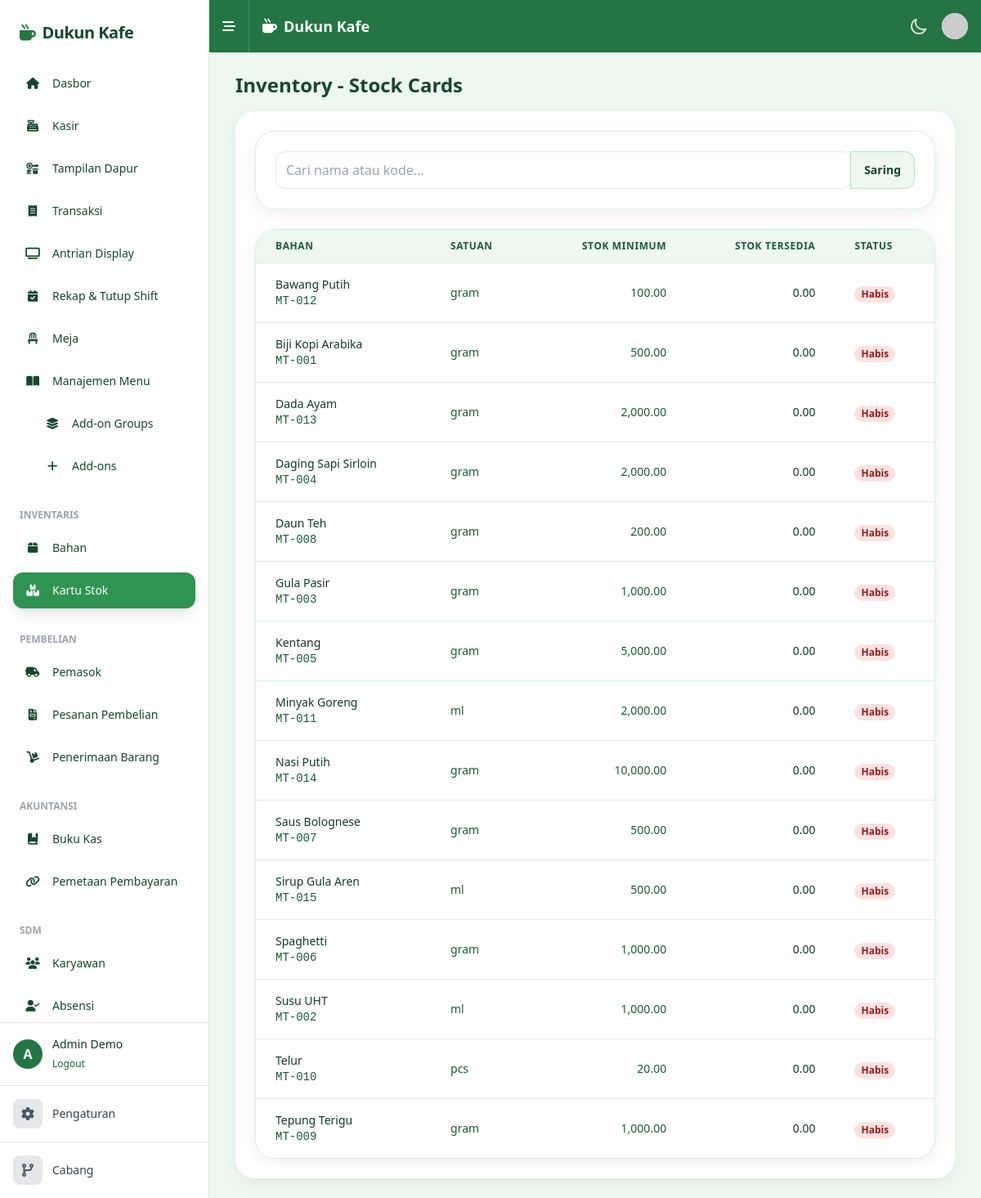
Page /public/index.php?page=inventory/stock (signed in) on the committed database.
### tables this page shows
CREATE TABLE `materials` (
  `id` int(11) NOT NULL AUTO_INCREMENT,
  `code` varchar(50) NOT NULL,
  `name` varchar(100) NOT NULL,
  `uom` varchar(20) NOT NULL COMMENT 'unit of measure',
  `min_stock` decimal(10,2) NOT NULL DEFAULT 0.00,
  `is_semi_finished` tinyint(1) NOT NULL DEFAULT 0,
  `active` tinyint(1) NOT NULL DEFAULT 1,
  PRIMARY KEY (`id`),
  UNIQUE KEY `code` (`code`)
);

### templates/pages/inventory/stock.php (called while the page is built, shortened)
<?php
$title = 'Inventory - Stock Cards';
$pdo = get_pdo($config);
$search = $_GET['search'] ?? '';
$sql = "
    SELECT
        m.id,
        m.name,
        m.code,
        m.uom,
        m.min_stock,
        COALESCE(sc.qty_on_hand, 0) AS qty_on_hand
    FROM materials m
    LEFT JOIN stock_cards sc ON m.id = sc.material_id
";
$params = [];
$sql .= " ORDER BY m.name ASC";
$stmt = $pdo->prepare($sql);
$stmt->execute($params);
$stock_levels = $stmt->fetchAll();
view('inventory/stock', [
    'title' => $title,
    'stock_levels' => $stock_levels,
    'search' => $search,
]);

### templates/pages/inventory/stock.view.php (the view)
<div class="bg-white shadow-card border border-brand-100 rounded-xxl p-4 sm:p-6 mb-6">
    <form method="GET" action="<?= base_url('inventory/stock') ?>">
        <div class="flex">
            <input type="text" name="search" value="<?= htmlspecialchars($search) ?>" placeholder="Cari nama atau kode..." class="w-full px-3 py-3 border border-brand-200 rounded-l-xl text-brand-900">
            <button type="submit" class="-ml-px relative inline-flex items-center px-4 py-3 border border-brand-200 text-sm font-semibold rounded-r-xl text-brand-800 bg-brand-50 hover:bg-brand-100">Saring</button>
        </div>
    </form>
</div>
<div class="flex flex-col">
    <div class="-my-2 overflow-x-auto sm:-mx-6 lg:-mx-8">
        <div class="py-2 align-middle inline-block min-w-full sm:px-6 lg:px-8">
            <div class="shadow-card overflow-hidden border border-brand-100 sm:rounded-xxl">
                <table class="min-w-full divide-y divide-brand-100">
                    <thead class="bg-brand-50">
                        <tr>
                            <th scope="col" class="px-6 py-3 text-left text-xs font-semibold text-brand-700 uppercase tracking-wider">Bahan</th>
                            <th scope="col" class="px-6 py-3 text-left text-xs font-semibold text-brand-700 uppercase tracking-wider">Satuan</th>
                            <th scope="col" class="px-6 py-3 text-right text-xs font-semibold text-brand-700 uppercase tracking-wider">Stok Minimum</th>
                            <th scope="col" class="px-6 py-3 text-right text-xs font-semibold text-brand-700 uppercase tracking-wider">Stok Tersedia</th>
                            <th scope="col" class="px-6 py-3 text-left text-xs font-semibold text-brand-700 uppercase tracking-wider">Status</th>
                        </tr>
                    </thead>
                    <tbody class="bg-white divide-y divide-brand-100">
                        <?php foreach ($stock_levels as $item): ?>
                            <tr>
                                <td class="px-6 py-4 whitespace-nowrap">
                                    <div class="text-sm font-medium text-brand-900"><?= htmlspecialchars($item['name']) ?></div>
                                    <div class="text-sm text-brand-700 font-mono"><?= htmlspecialchars($item['code']) ?></div>
                                </td>
                                <td class="px-6 py-4 whitespace-nowrap text-sm text-brand-700"><?= htmlspecialchars($item['uom']) ?></td>
                                <td class="px-6 py-4 whitespace-nowrap text-sm text-brand-700 text-right"><?= number_format($item['min_stock'], 2) ?></td>
                                <td class="px-6 py-4 whitespace-nowrap text-sm font-medium text-brand-900 text-right"><?= number_format($item['qty_on_hand'], 2) ?></td>
                                <td class="px-6 py-4 whitespace-nowrap">
                                    <?php
                                        $status = 'OK';
                                        $color = 'bg-green-100 text-green-800';
                                        if ($item['qty_on_hand'] <= 0) {
                                            $status = 'Habis';
                                            $color = 'bg-red-100 text-red-800';
                                        } elseif ($item['qty_on_hand'] <= $item['min_stock']) {
                                            $status = 'Menipis';
                                            $color = 'bg-yellow-100 text-yellow-800';
                                        }
                                    ?>
                                    <span class="px-2 inline-flex text-xs leading-5 font-semibold rounded-full <?= $color ?>">
                                        <?= $status ?>
                                    </span>
                                </td>
                            </tr>
                        <?php endforeach; ?>
                    </tbody>
                </table>
            </div>
        </div>
    </div>
</div>

### templates/layout.php (style rules this page uses)
html, body { color: #0f172a; text-rendering: optimizeLegibility; -webkit-font-smoothing: antialiased; }
input[type="text"], input[type="number"], input[type="email"], input[type="password"], select, textarea { background-color: #ffffff; border: 1px solid #d9efe0; color: #0f172a; border-radius: 0.75rem; padding: 0.625rem 0.75rem; }
table thead th { background-color: #eef7f0; color: #1c5b37; font-weight: 600; }
table tbody tr + tr { border-top: 1px solid #d9efe0; }

### rows in the picture
materials: name "Bawang Putih", code "MT-012", uom "gram", min_stock "100.00", qty_on_hand "0.00", status "Habis"
materials: name "Biji Kopi Arabika", code "MT-001", uom "gram", min_stock "500.00", qty_on_hand "0.00", status "Habis"
materials: name "Dada Ayam", code "MT-013", uom "gram", min_stock "2,000.00", qty_on_hand "0.00", status "Habis"
materials: name "Daging Sapi Sirloin", code "MT-004", uom "gram", min_stock "2,000.00", qty_on_hand "0.00", status "Habis"
materials: name "Daun Teh", code "MT-008", uom "gram", min_stock "200.00", qty_on_hand "0.00", status "Habis"
materials: name "Gula Pasir", code "MT-003", uom "gram", min_stock "1,000.00", qty_on_hand "0.00", status "Habis"
materials: name "Kentang", code "MT-005", uom "gram", min_stock "5,000.00", qty_on_hand "0.00", status "Habis"
materials: name "Minyak Goreng", code "MT-011", uom "ml", min_stock "2,000.00", qty_on_hand "0.00", status "Habis"
materials: name "Nasi Putih", code "MT-014", uom "gram", min_stock "10,000.00", qty_on_hand "0.00", status "Habis"
materials: name "Saus Bolognese", code "MT-007", uom "gram", min_stock "500.00", qty_on_hand "0.00", status "Habis"
materials: name "Sirup Gula Aren", code "MT-015", uom "ml", min_stock "500.00", qty_on_hand "0.00", status "Habis"
materials: name "Spaghetti", code "MT-006", uom "gram", min_stock "1,000.00", qty_on_hand "0.00", status "Habis"
materials: name "Susu UHT", code "MT-002", uom "ml", min_stock "1,000.00", qty_on_hand "0.00", status "Habis"
materials: name "Telur", code "MT-010", uom "pcs", min_stock "20.00", qty_on_hand "0.00", status "Habis"
materials: name "Tepung Terigu", code "MT-009", uom "gram", min_stock "1,000.00", qty_on_hand "0.00", status "Habis"

### other values in the picture
$settings_sidebar['cafe_name'] "Dukun Kafe"
substr($_SESSION['user']['name'] ?? 'U', 0, 1) "A"
$_SESSION['user']['name'] "Admin Demo"
$settings_topbar['cafe_name'] "Dukun Kafe"
$title "Inventory - Stock Cards"
